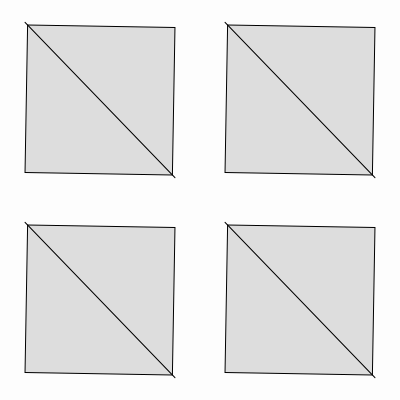
Frame 1 (no input)
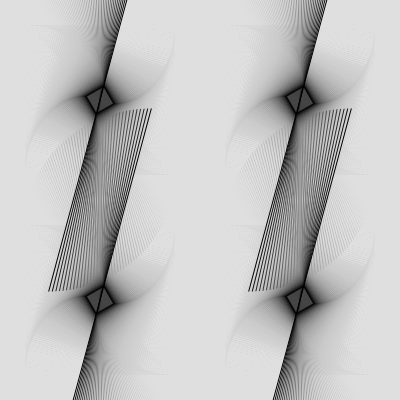
Frame 60 (no input)
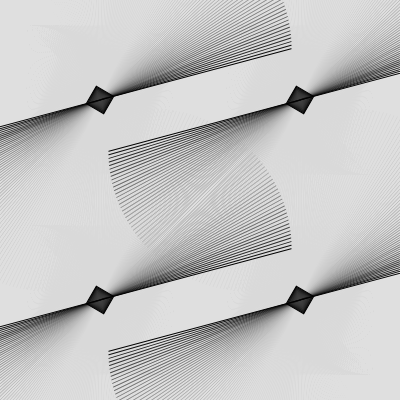
Frame 120 (the mouse pressed at the canvas centre since frame 60)

The p5.js sketch that drew these frames (run headless with seeded random() and noise() and a simulated clock; from frame 60 on, the mouse is pressed at the canvas centre):

// p5.js sketch
// ── sketch.js
function setup() {
  createCanvas(400, 400);
  angleMode(DEGREES);
  rectMode(CENTER);
}

function draw() {
  background(220,16);
  let lineLen = map(sin(frameCount), -1, 1, 0, 300);
  sqline(width / 4, height / 4, lineLen);
  sqline(width * .75, height / 4, lineLen);
  sqline(width / 4, height  * .75, lineLen);
  sqline(width * .75, height  * .75, lineLen);
}

function sqline(x, y, lineLen) {
  push();
  translate(x, y);
  rotate(frameCount);
  fill(0,32)
  square(0, 0, 300 - lineLen);
  line(-lineLen / 2, -lineLen / 2, lineLen / 2, lineLen / 2);
  pop();
}
